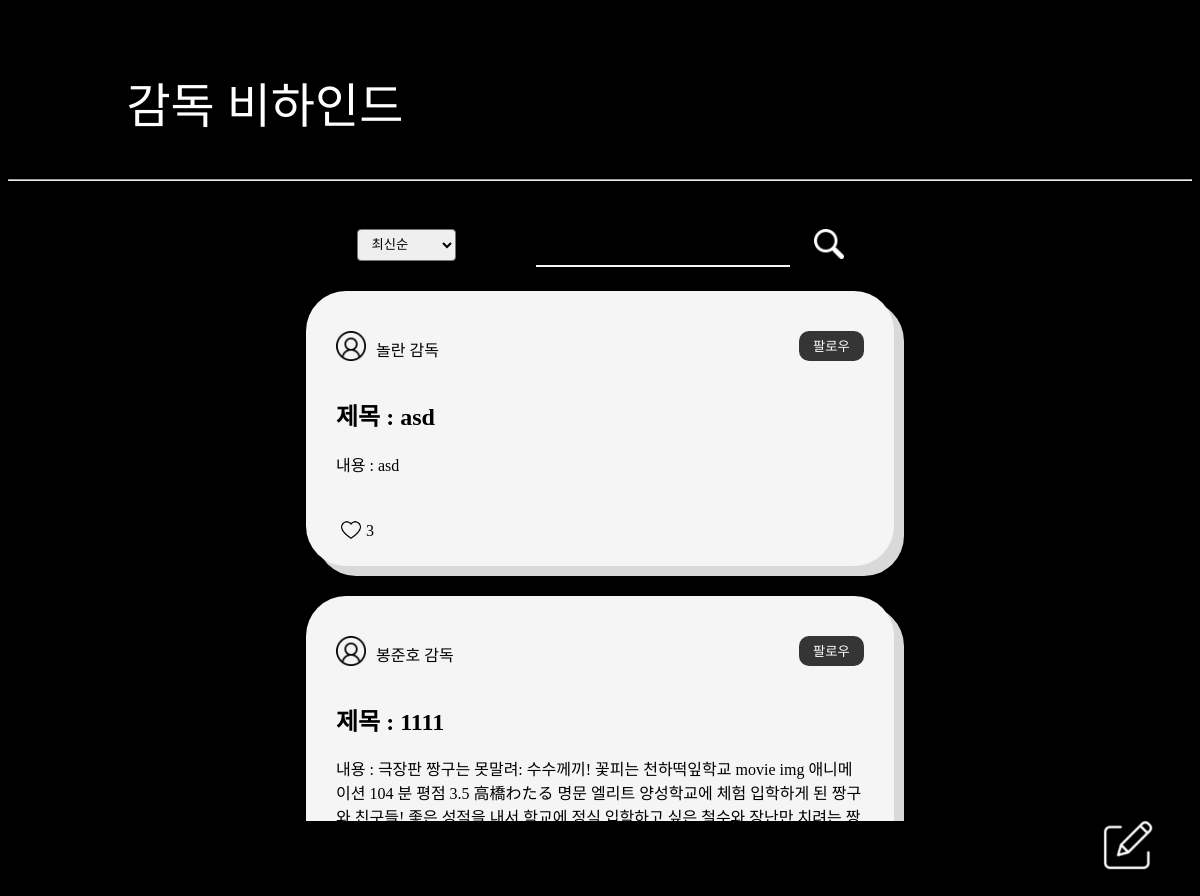
Screenshot of /behinds/ with the database file from the repository.
### behinds/models.py (models this page shows)
class Behind(models.Model):
    user = models.ForeignKey(settings.AUTH_USER_MODEL, on_delete=models.CASCADE)
    title = models.CharField(max_length=50)
    content = models.TextField()
    created_at = models.DateTimeField(auto_now_add=True)
    updated_at = models.DateTimeField(auto_now=True)
    like_user = models.ManyToManyField(settings.AUTH_USER_MODEL, related_name='like_behinds')

### accounts/models.py (models this page shows)
class User(AbstractUser):
    followings = models.ManyToManyField('self', symmetrical=False, related_name='followers', blank=True)
    nickname = models.CharField(max_length=20)
    behind_auth = models.BooleanField(default=False)
    profile_image = models.ImageField(upload_to="image", blank=True)

### behinds/views.py (the view)
# urls.py: path('', views.index, name="index"),
def index(request):
    if request.body:
        jsonObject = json.loads(request.body)
        if 'inputContent' in jsonObject.keys():
            inputContent = jsonObject.get('inputContent')
            behinds = Behind.objects.all()
            users = get_user_model().objects. all()
            data = []
            behind_name = get_user_model().objects.filter(username__icontains=inputContent)
            if len(inputContent) > 0 and len(behind_name) > 0:
                for user in behind_name:
                    targetBehinds = user.behind_set.filter(user=user.pk)
                    for targetbhind in targetBehinds:
                        item = {
                            'pk': targetbhind.pk,
                            'title': targetbhind.title,
                            'username': user.username,
                        }
                        data.append(item)
            behinds_title = Behind.objects.filter(title__icontains = inputContent)
            if len(inputContent) > 0 and len(behinds_title) > 0:
                for behind in behinds_title:
                    item = {
                        'pk': behind.pk,
                        'title': behind.title,
                        'username': behind.user.username,
                    }
                    data.append(item)
            behinds_content = Behind.objects.filter(content__icontains = inputContent)
            if len(inputContent) > 0 and len(behinds_content) > 0:
                for behind in behinds_content:
                    item = {
                        'pk': behind.pk,
                        'title': behind.title,
                        'username': behind.user.username,
                    }
                    data.append(item)
            context = {
                'searchResult': data
            }
            return JsonResponse(context)
    else:
        recentBehinds = Behind.objects.all().order_by('-pk')
        popularBehinds = Behind.objects.annotate(popular_count=Count('like_user')).order_by('-popular_count')
        context = {
            'recentBehinds': recentBehinds,
            'popularBehinds': popularBehinds,
        }
        print('none')
    return render(request, 'behinds/index.html', context)

### behinds/templates/behinds/index.html (shortened to what this page needs)
{% extends 'base.html' %}
{% load static %}
{% block css %}
  <link rel="stylesheet" href="{% static 'css/behinds.css' %}">
{% endblock css %}
{% block content %}
  <div class="nav">감독 비하인드</div>
  <hr>
  <div class="box">
    <div class="select-box">
      <select name="types" id="types" class="select">
        <option value="update">최신순</option>
      </select>
      <div>
        <form action="" method="post">
          <input type="text" class="input" id="search-input" data-behind-content="{{ behinds }}">
          <img src="{% static "images/search.png" %}" alt="" class="search" id="search">
        </form>
      </div>
    </div>
    <div class="middle-box" id="recent-form">
      <div class="form-box" id="form-box">
        {% for behind in recentBehinds %}
          <div class="form-list" id="form-list">
            <div class="profile">
              <div class="profile-user">
                <img src="{% static "images/user.png" %}" alt="" class="user">
                <p id="director">{{ behind.user.username }} 감독</p>
              </div>
              <form id="follow-form" data-user-id="{{ behind.user.pk }}">
                {% if user in behind.user.followers.all %}
                  <button type="submit" class="follow" id="like-button-{{ behind.user.pk }}">언팔로우</button>
                {% else %}
                  <button type="submit" class="follow" id="like-button-{{ behind.user.pk }}">팔로우</button>
                {% endif %}
              </form>
            </div>
            <a href="{% url 'behinds:detail' behind.pk %} " ><h2>제목 : {{ behind.title }}</h2></a>
            <p>내용 : {{ behind.content }}</p>
            <div class="like" data-behind-id="{{ behind.pk }}">
              {% if user in behind.like_user.all %}
                <img
                  src="{% static "images/heart.png" %}"
                  class="like-img like-img-button like-img-button-{{ behind.pk }}"
                  data-behind-id="{{ behind.pk }}"
                >
              {% else  %}
                <img
                  src="{% static "images/love.png" %}"
                  class="like-img like-img-button like-img-button-{{ behind.pk }}"
                  data-behind-id="{{ behind.pk }}"
                >
              {% endif %}
              <p id="like-count-{{ behind.pk }}">{{ behind.like_user.all|length }}</p>
            </div>
          </div>
        {% endfor %}
      </div>
    </div>
    <div class="a-align">
      <a href="{% url 'behinds:create' %}" class="create-page"><img src="{% static "images/create.png" %}" alt="" class="img"></a>
    </div>
  </div>
{% endblock content %}

### behinds/static/css/behinds.css (style rules this page uses)
body { background-color: black; height: 50rem; font-family: behind; }
.nav { width: 90%; height: 5rem; margin-top: 0; padding-left: 10%; padding-top: 5%; padding-bottom: 2%; color: white; font-size: 3em; }
a { text-decoration: none; color: black; }
.create-page { width: fit-content; }
.a-align { display: flex; justify-content: flex-end; }
.profile { display: flex; justify-content: space-between; }
.profile-user { display: flex; }
.user { width: 30px; height: 30px; margin-right: 10px; margin-top: 10px; }
.img { width: 3rem; height: 3rem; margin-right: 40px; margin-bottom: 20px; }
.box { display: flex; flex-direction: column; width: 100%; height: 44rem; }
.select-box { display: flex; justify-content: center; margin-top: 40px; width: 100%; height: 2rem; }
.middle-box { width: 100%; height: 100%; display: flex; flex-direction: column; justify-content: center; align-items: center; }
.form-box { width: 60rem; height: 35rem; overflow-y: scroll; display: flex; flex-direction: column; align-items: center; }
.form-list { background-color: #f5f5f5; width: 55%; padding: 30px; margin-top: 30px; border-radius: 40px; box-shadow: 10px 10px #d9d9d9; }
.select { padding: 5px 30px 5px 10px; border-radius: 4px; outline: 0 none; font-family: behind; }
.select option { background: black; color: #fff; padding: 3px 0; font-family: behind; }
.input { width: 250px; margin-left: 80px; margin-right: 20px; border-top: none; border-left: none; border-right: none; border-bottom: 2px solid #f5f5f5; background: black; caret-color: #f5f5f5; color: white; font-size: large; }
.search { width: 30px; height: 30px; }
.follow { width: 65px; height: 30px; margin-top: 10px; border-radius: 10px; border: none; background-color: #353535; color: white; font-family: behind; }
.like { display: flex; height: 30px; margin-top: 30px; margin-left: 5px; }
.like-img { width: 20px; height: 20px; margin-top: 14px; margin-right: 5px; }

### rows the page displays
Behind: user.username "놀란", title "asd", content "asd", like_user.all|length "3"
Behind: user.username "봉준호", title "1111", content "극장판 짱구는 못말려: 수수께끼! 꽃피는 천하떡잎학교 movie img 애니메이션 104 분 평점 3.5 高橋わたる 명문 엘리트 양성학교에 체험 입학하게 된…"
